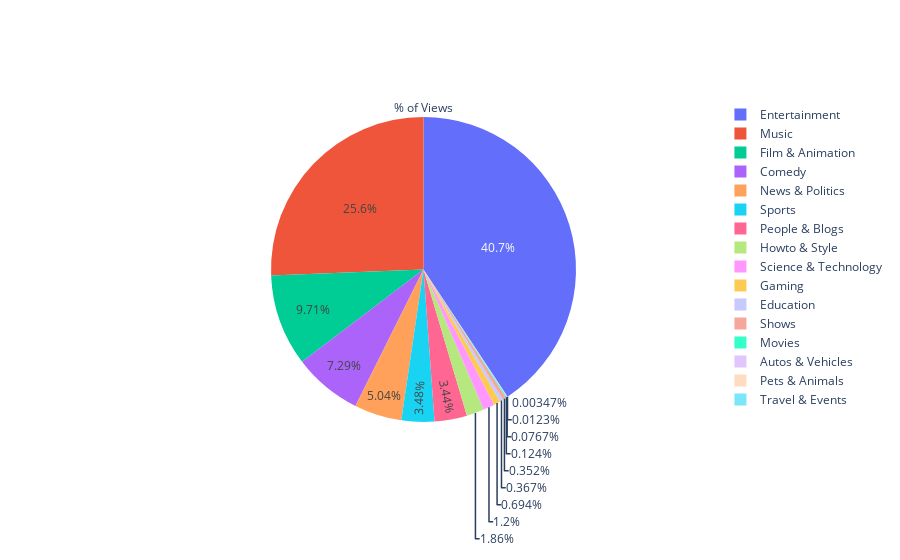

This figure's notebook cell:
### Code cell
data = [go.Pie(
        labels = category_details['category'],
        values = category_details['views'],
        hoverinfo = 'label+value',
        title = '% of Views'
    
)]

plotly.offline.iplot(data, filename='category')

### Figure 1 — Plotly figure (JSON) as saved in the notebook; plotly's stock layout.template omitted (floating-point values rounded to 4 significant figures)
{"data": [{"hoverinfo": "label+value", "labels": ["Autos & Vehicles", "Comedy", "Education", "Entertainment", "Film & Animation", "Gaming", "Howto & Style", "Movies", "Music", "News & Politics", "People & Blogs", "Pets & Animals", "Science & Technology", "Shows", "Sports", "Travel & Events"], "title": {"text": "% of Views"}, "type": "pie", "values": [30384725, 2887672070, 145533791, 16120390974, 3847149504, 274722506, 737343593, 49040020, 10150844485, 1994263812, 1364104242, 4879743, 477111016, 139581891, 1379949159, 1374342]}], "layout": {}}
